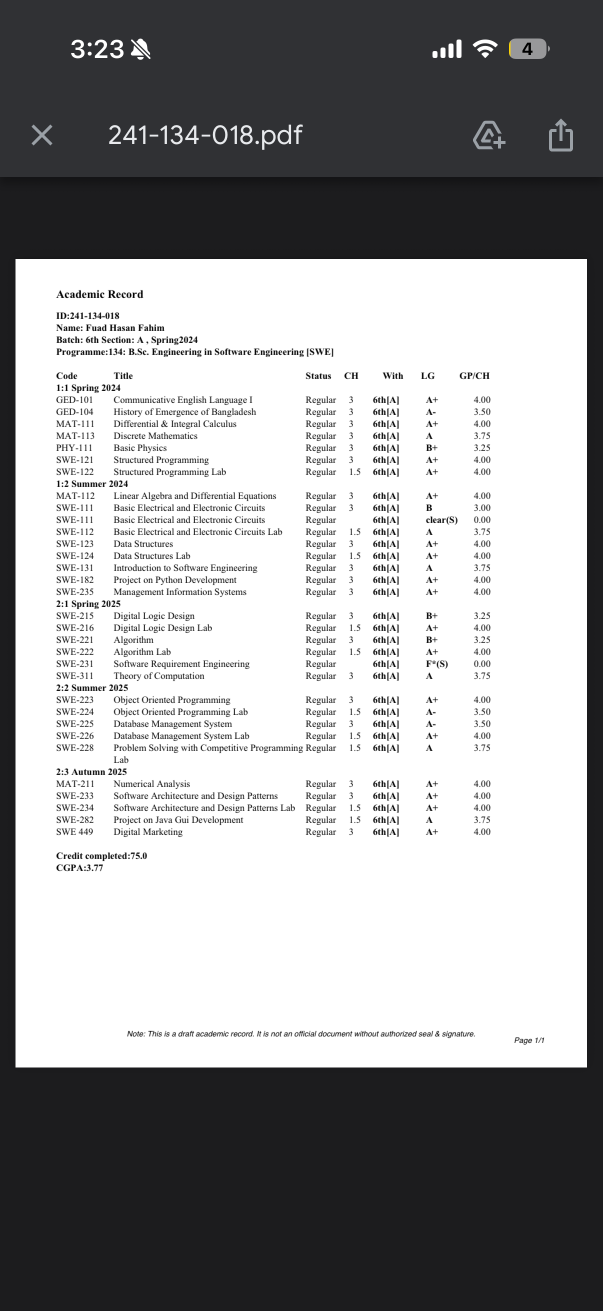
#> input picture uploads/transcripts/1776877958_IMG_3460.PNG, 1206 x 2622 px (shown at 1/2 size)
$ python scanner.py ../uploads/transcripts/1776877958_IMG_3460.PNG
#> lines starting #> are read from the running program, lines starting #| are printed output that depends on the picture; after the words box and inside, x2 and y2 are one past the last pixel; in counts of white or black regions, pixels touching at a corner belong together
import sys
import pytesseract
import cv2
import json
import re

def normalize_lg(lg_str):
    if not lg_str: return ""
    clean = lg_str.strip().strip('[](){}.').upper()
    # Handle common OCR typos
    clean = clean.replace('AT', 'A+').replace('AT+', 'A+')
    # Ensure it's a valid grade
    if re.match(r'^[A-DF][\+\-]?$', clean):
        return clean
    return ""

def get_grade_point(lg_str, gp_from_ocr=None):
    if gp_from_ocr is not None:
        try:
            return float(gp_from_ocr)
        except ValueError:
            pass
    normalized = normalize_lg(lg_str)
    mapping = {
        'A+': 4.0, 'A': 4.0, 'A-': 3.7,
        'B+': 3.3, 'B': 3.0, 'B-': 2.7,
        'C+': 2.3, 'C': 2.0, 'D': 1.0, 'F': 0.0
    }
    return mapping.get(normalized, 0.0)

def process_transcript(image_path):
    img = cv2.imread(image_path)
#> img is the input picture: shape (2622, 1206, 3); mean B, G, R 159.4, 158.5, 158.3
    if img is None:
        raise ValueError(f"Could not open or find the image: {image_path}")

    # Preprocessing
    gray = cv2.cvtColor(img, cv2.COLOR_BGR2GRAY)
    gray = cv2.resize(gray, None, fx=2, fy=2, interpolation=cv2.INTER_CUBIC)
#> gray: shape (5244, 2412)
    _, gray = cv2.threshold(gray, 0, 255, cv2.THRESH_BINARY + cv2.THRESH_OTSU)
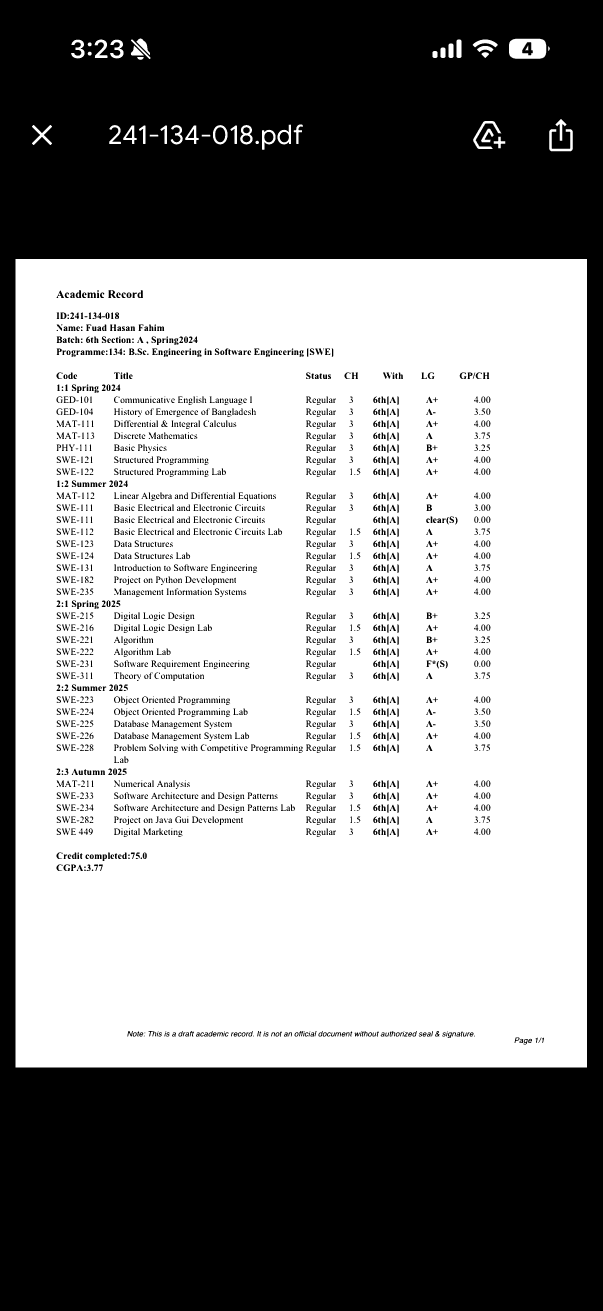
#> gray: shape (5244, 2412) (shown at 1/4 size); 56.4% white; 2830 black regions (337 under 20 px), largest, box (x1, y1, x2, y2) and area: (0, 0, 2412, 5244) 5194309, (861, 509, 901, 569) 1914, (2089, 169, 2131, 221) 1312

    text = pytesseract.image_to_string(gray, config=r'--oem 3 --psm 6')

    results = []
    current_semester = None
    semester_pattern = re.compile(r'(\d:\d\s+\w+\s+\d{4})', re.IGNORECASE)

    lines = text.split('\n')
    for line in lines:
        line = line.strip()
        if not line: continue

        sem_match = semester_pattern.search(line)
        if sem_match:
            current_semester = sem_match.group(1)
            continue

        if current_semester:
            # Code: 3 Letters + Space/Dash + 3 Alphanumeric
            code_match = re.search(r'^([A-Z]{3}[\s-]?\w{3})', line)
            if not code_match: continue
            code = code_match.group(1)

            # Find Grade Point at the end
            gp_match = re.search(r'(\d\.\d{2})$', line)
            gp = gp_match.group(1) if gp_match else None

            # LG Extraction:
            # We look for the LG specifically before the GP.
            # Transcript format: ... Regular 6th[A] A+ 4.00
            # We split the line and look at the words from right to left.
            parts = line.split()
            lg = ""
            if gp and parts[-1] == gp:
                # The LG should be parts[-2]
                potential_lg = normalize_lg(parts[-2])
                if potential_lg:
                    lg = potential_lg
                elif len(parts) > 2:
                    # Maybe there's a typo or extra space, check parts[-3]
                    potential_lg = normalize_lg(parts[-3])
                    if potential_lg:
                        lg = potential_lg

            # Title extraction: Everything between code and status markers
            # Markers usually start with "Regular", "Clear", or Batch info like "6th"
            content = line[len(code):].strip()
            title_clean = re.split(r'\s+(?:Regular|Clear|Lab|\d\w{2}\[|clear\(|6th|6TH)', content, flags=re.IGNORECASE)[0]
            title_clean = title_clean.strip().rstrip('_').rstrip('|').strip()

            # Status and Credits
            status = "Completed"
            if 'clear(S)' in line.lower(): status = "Suppli (Cleared)"
            elif 'clear(R)' in line.lower(): status = "Retake (Cleared)"
            elif '(S)' in line.upper() or 'SUPPLI' in line.upper(): status = "Suppli"
            elif '(R)' in line.upper() or 'RETAKE' in line.upper(): status = "Retake"

            credits = 1.5 if '1.5' in line or 'lab' in title_clean.lower() or 'lab' in line.lower() else 3.0
            if credits == 1.5 and "lab" not in title_clean.lower():
                title_clean += " Lab"

            results.append({
                "course_name": f"{code}: {title_clean}",
                "credits": credits,
                "grade": get_grade_point(lg, gp),
                "letter_grade": lg,
                "semester": current_semester,
                "status": status
            })

    return results

if __name__ == "__main__":
    if len(sys.argv) < 2:
        print(json.dumps({"error": "No image path provided"})); sys.exit(1)
    try:
        print(json.dumps(process_transcript(sys.argv[1])))
    except Exception as e:
        print(json.dumps({"error": str(e)}))
